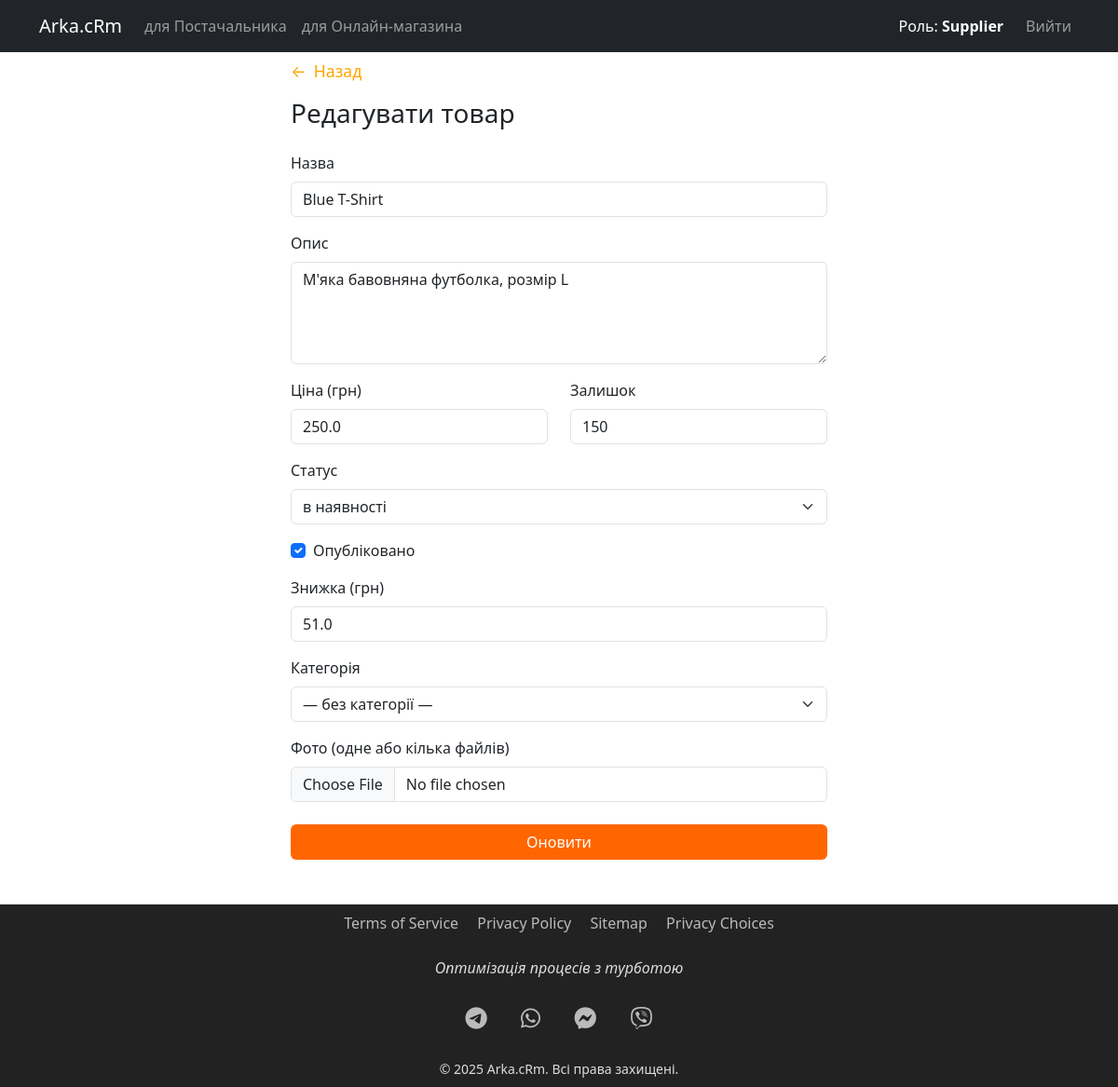
Screenshot of /supplier/products/edit/2 (signed in) with the database file from the repository.
### tables this page shows
CREATE TABLE product (
      id INTEGER PRIMARY KEY AUTOINCREMENT,
      name TEXT NOT NULL,
      description TEXT,
      price REAL NOT NULL,
      stock INTEGER DEFAULT 0,
      status TEXT DEFAULT 'in_stock',
      published INTEGER DEFAULT 1,
      discount REAL DEFAULT 0.0,
      category_id INTEGER,
      supplier_id INTEGER NOT NULL,
      FOREIGN KEY(category_id) REFERENCES category(id),
      FOREIGN KEY(supplier_id) REFERENCES user(id)
    );

### app.py (the view, shortened to what this page needs)
@app.route('/supplier/products/edit/<int:pid>', methods=['GET','POST'])
@supplier_required
def supplier_edit_product(pid):
    db = get_db()
    prod = db.execute(
        'SELECT * FROM product WHERE id=? AND supplier_id=?',
        (pid, session['user_id'])
    ).fetchone()
    cats = db.execute('SELECT * FROM category').fetchall()
    return render_template('supplier/edit_product.html', categories=cats, product=prod)

### app.py (called while the page is built)
def get_db():
    if 'db' not in g:
        g.db = sqlite3.connect(DATABASE)
        g.db.row_factory = sqlite3.Row
    return g.db

def supplier_required(f):
    @wraps(f)
    def wrapper(*args, **kwargs):
        if session.get('role') != 'Supplier':
            return redirect(url_for('login'))
        return f(*args, **kwargs)
    return wrapper

### templates/supplier/edit_product.html (shortened to what this page needs)
{% extends "base.html" %}
{% block content %}
<div class="container py-5" style="max-width: 600px;">
    <a href="{{ url_for('supplier_dashboard') }}"
     class="mb-3 d-inline-flex align-items-center"
     style="color: orange; text-decoration: none; font-size: 1.1rem;">
    ←
    <span class="ms-2">Назад</span>
  </a>
  <h3 class="mb-4">{{ 'Редагувати' if product else 'Додати' }} товар</h3>
  <form method="post" enctype="multipart/form-data">
    <div class="mb-3">
      <label for="name" class="form-label">Назва</label>
      <input type="text" id="name" name="name" class="form-control"
             value="{{ product.name if product else '' }}" required>
    </div>
    <div class="mb-3">
      <label for="description" class="form-label">Опис</label>
      <textarea id="description" name="description" class="form-control" rows="4">{{ product.description if product else '' }}</textarea>
    </div>
    <div class="row">
      <div class="col-md-6 mb-3">
        <label for="price" class="form-label">Ціна (грн)</label>
        <input type="number" step="0.01" id="price" name="price" class="form-control"
               value="{{ product.price if product else '' }}" required>
      </div>
      <div class="col-md-6 mb-3">
        <label for="stock" class="form-label">Залишок</label>
        <input type="number" id="stock" name="stock" class="form-control"
               value="{{ product.stock if product else '' }}" required>
      </div>
    </div>
    <div class="mb-3">
      <label for="status" class="form-label">Статус</label>
      <select id="status" name="status" class="form-select">
        <option value="в наявності" {% if product and product.status=='в наявності' %}selected{% endif %}>в наявності</option>
      </select>
    </div>
    <div class="form-check mb-3">
      <input type="checkbox" id="published" name="published" class="form-check-input"
             {% if product and product.published %}checked{% endif %}>
      <label for="published" class="form-check-label">Опубліковано</label>
    </div>
    <div class="mb-3">
      <label for="discount" class="form-label">Знижка (грн)</label>
      <input type="number" step="0.01" id="discount" name="discount" class="form-control"
             value="{{ product.discount if product else '0' }}">
    </div>
    <div class="mb-3">
      <label for="category" class="form-label">Категорія</label>
      <select id="category" name="category" class="form-select">
        <option value="">— без категорії —</option>
      </select>
    </div>
    <div class="mb-4">
      <label for="photo" class="form-label">Фото (одне або кілька файлів)</label>
      <input type="file" id="photo" name="photo" class="form-control" accept="image/*">
    </div>
    <button type="submit" class="btn btn-register w-100">
      {{ 'Оновити' if product else 'Додати' }}
    </button>
  </form>
</div>
{% endblock %}

### templates/base.html (style rules this page uses)
html, body { height: 100%; }
body { display: flex; flex-direction: column; padding-top: 15px; }
:root { --brand-orange: #ff6600; }
.btn-register { background-color: var(--brand-orange); color: #fff; }

### rows the page displays
product: name "Blue T-Shirt", description "М'яка бавовняна футболка, розмір L", price "250.0", stock "150", status "в наявності", published "☑", discount "51.0"

### other values shown
{{ session.role }} "Supplier"
{{ 'Редагувати' if product else 'Додати' }} "Редагувати"
{{ 'Оновити' if product else 'Додати' }} "Оновити"
